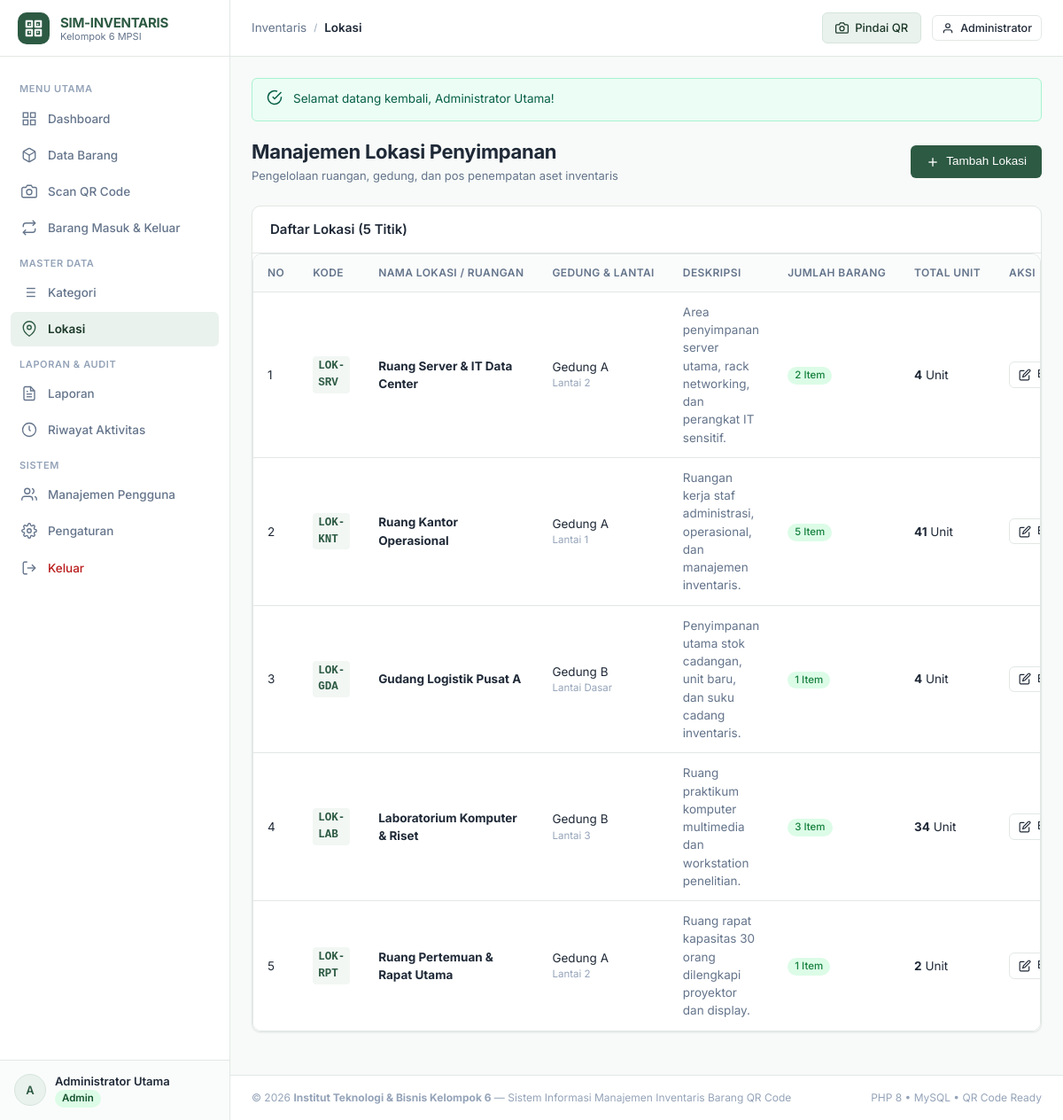
/locations/index.php (signed in), run on the app's committed database.
### tables this page shows
CREATE TABLE `locations` (
  `id` INT AUTO_INCREMENT PRIMARY KEY,
  `code` VARCHAR(20) NOT NULL UNIQUE,
  `name` VARCHAR(100) NOT NULL,
  `building` VARCHAR(100) NULL,
  `floor` VARCHAR(50) NULL,
  `description` TEXT NULL,
  `created_at` TIMESTAMP DEFAULT CURRENT_TIMESTAMP,
  `updated_at` TIMESTAMP DEFAULT CURRENT_TIMESTAMP ON UPDATE CURRENT_TIMESTAMP
);

### config/session.php (called while the page is built, shortened)
<?php
function isLoggedIn(): bool {
    return !empty($_SESSION['user_id']) && !empty($_SESSION['user']);
}
function currentRole(): string {
    return $_SESSION['user']['role_name'] ?? 'guest';
}
function hasRole($roles): bool {
    $roles = is_array($roles) ? $roles : [$roles];
    return in_array(currentRole(), $roles, true);
}
function canEdit(): bool {
    return hasRole(['admin', 'petugas']);
}

### locations/index.php (the view, shortened to what this page needs)
<?php
require_once __DIR__ . '/../config/session.php';
require_once __DIR__ . '/../config/helpers.php';
$pdo = getDbConnection();
$stmt = $pdo->query("
    SELECT l.*, COUNT(i.id) as total_items, COALESCE(SUM(i.quantity), 0) as total_units
    FROM locations l
    LEFT JOIN items i ON l.id = i.location_id
    GROUP BY l.id
    ORDER BY l.id ASC
");
$locations = $stmt->fetchAll();
require_once __DIR__ . '/../includes/header.php';
require_once __DIR__ . '/../includes/sidebar.php';
require_once __DIR__ . '/../includes/navbar.php';
?>
<div class="page-header">
    <div class="page-title">
        <h1>Manajemen Lokasi Penyimpanan</h1>
        <p>Pengelolaan ruangan, gedung, dan pos penempatan aset inventaris</p>
    </div>
    <div class="page-actions">
        <?php if (canEdit()): ?>
            <button type="button" class="btn btn-primary" onclick="openCreateModal()">
                <svg width="16" height="16" viewBox="0 0 24 24" fill="none" stroke="currentColor" stroke-width="2"><line x1="12" y1="5" x2="12" y2="19"></line><line x1="5" y1="12" x2="19" y2="12"></line></svg>
                <span>Tambah Lokasi</span>
            </button>
        <?php endif; ?>
    </div>
</div>
<div class="card">
    <div class="card-header">
        <h2 class="card-title">Daftar Lokasi (<?= count($locations) ?> Titik)</h2>
    </div>
    <div class="table-responsive">
        <table class="table">
            <thead>
                <tr>
                    <th style="width: 50px;">No</th>
                    <th>Kode</th>
                    <th>Nama Lokasi / Ruangan</th>
                    <th>Gedung & Lantai</th>
                    <th>Deskripsi</th>
                    <th>Jumlah Barang</th>
                    <th>Total Unit</th>
                    <?php if (canEdit()): ?>
                        <th style="width: 140px;">Aksi</th>
                    <?php endif; ?>
                </tr>
            </thead>
            <tbody>
                <?php if (empty($locations)): ?>
                    <tr><td colspan="<?= canEdit() ? 8 : 7 ?>" style="text-align: center; color: var(--color-text-subtle); padding: 24px;">Belum ada data lokasi.</td></tr>
                <?php else: ?>
                    <?php foreach ($locations as $index => $loc): ?>
                        <tr>
                            <td><?= $index + 1 ?></td>
                            <td><span class="table-code"><?= e($loc['code']) ?></span></td>
                            <td><strong><?= e($loc['name']) ?></strong></td>
                            <td>
                                <div><?= e($loc['building'] ?: '-') ?></div>
                                <div style="font-size: 11.5px; color: var(--color-text-subtle);"><?= e($loc['floor'] ?: '-') ?></div>
                            </td>
                            <td style="color: var(--color-text-muted); max-width: 250px;"><?= e($loc['description'] ?: '-') ?></td>
                            <td><span class="badge badge-emerald"><?= formatNumber($loc['total_items']) ?> Item</span></td>
                            <td><strong><?= formatNumber($loc['total_units']) ?></strong> Unit</td>
                            <?php if (canEdit()): ?>
                                <td>
                                    <div class="table-actions">
                                        <button type="button" class="btn btn-secondary btn-sm" onclick='openEditModal(<?= json_encode($loc, JSON_HEX_APOS | JSON_HEX_QUOT) ?>)' title="Edit">
                                            <svg width="13" height="13" viewBox="0 0 24 24" fill="none" stroke="currentColor" stroke-width="2"><path d="M11 4H4a2 2 0 0 0-2 2v14a2 2 0 0 0 2 2h14a2 2 0 0 0 2-2v-7"></path><path d="M18.5 2.5a2.121 2.121 0 0 1 3 3L12 15l-4 1 1-4 9.5-9.5z"></path></svg>
                                            <span>Edit</span>
                                        </button>
                                    </div>
                                </td>
                            <?php endif; ?>
                        </tr>
                    <?php endforeach; ?>
                <?php endif; ?>
            </tbody>
        </table>
    </div>
</div>
<?php require_once __DIR__ . '/../includes/footer.php'; ?>

### assets/css/style.css (style rules this page uses)
:root { --color-primary: #2d5a43; --color-primary-hover: #234835; --color-primary-dark: #1b3829; --color-primary-light: #eaf2ed; --color-primary-subtle: #f2f7f4; --color-accent: #3d7a5b; --color-accent-soft: #d5e5dc; --color-bg-app: #f7faf8; --color-bg-card: #ffffff; --color-bg-subtle: #f1f5f3; --color-border: #e2e8e5; --color-border-focus: #2d5a43; --color-text-main: #1f2937; --color-text-muted: #64748b; --color-text-subtle: #94a3b8; --color-success: #1e7e48; --color-success-bg: #e6f4ea; --color-warning: #b45309; --color-warning-bg: #fef3c7; --color-danger: #b91c1c; --color-danger-bg: #fee2e2; --color-info: #1d4ed8; --color-info-bg: #dbeafe; --font-sans: 'Inter', -apple-system, BlinkMacSystemFont, 'Segoe UI', Roboto, Helvetica, Arial, sans-serif; --sidebar-width: 260px; --navbar-height: 64px; --radius-sm: 6px; --radius-md: 10px; --radius-lg: 14px; --radius-full: 9999px; --shadow-sm: 0 1px 2px 0 rgba(0, 0, 0, 0.05); --shadow-md: 0 4px 6px -1px rgba(0, 0, 0, 0.05), 0 2px 4px -2px rgba(0, 0, 0, 0.05); --shadow-lg: 0 10px 15px -3px rgba(0, 0, 0, 0.05), 0 4px 6px -4px rgba(0, 0, 0, 0.05); --shadow-modal: 0 20px 25px -5px rgba(0, 0, 0, 0.1), 0 8px 10px -6px rgba(0, 0, 0, 0.1); --transition-fast: 0.15s ease; --transition-normal: 0.25s ease; }
*, *::before, *::after { box-sizing: border-box; margin: 0; padding: 0; }
body { font-family: var(--font-sans); background-color: var(--color-bg-app); color: var(--color-text-main); line-height: 1.5; font-size: 14px; -webkit-font-smoothing: antialiased; -moz-osx-font-smoothing: grayscale; }
h1, h2, h3, h4, h5, h6 { color: var(--color-text-main); font-weight: 600; line-height: 1.3; }
h1 { font-size: 24px; }
h2 { font-size: 20px; }
p { color: var(--color-text-muted); }
.page-header { display: flex; flex-wrap: wrap; align-items: center; justify-content: space-between; gap: 16px; margin-bottom: 24px; }
.page-title h1 { font-size: 22px; font-weight: 700; letter-spacing: -0.3px; }
.page-title p { font-size: 13px; color: var(--color-text-muted); margin-top: 3px; }
.page-actions { display: flex; align-items: center; gap: 10px; flex-wrap: wrap; }
.card { background: var(--color-bg-card); border: 1px solid var(--color-border); border-radius: var(--radius-md); box-shadow: var(--shadow-sm); margin-bottom: 24px; }
.card-header { padding: 16px 20px; border-bottom: 1px solid var(--color-border); display: flex; align-items: center; justify-content: space-between; gap: 12px; }
.card-title { font-size: 15px; font-weight: 600; color: var(--color-text-main); display: flex; align-items: center; gap: 8px; }
.btn { display: inline-flex; align-items: center; justify-content: center; gap: 7px; padding: 8px 16px; font-size: 13.5px; font-weight: 500; border-radius: var(--radius-sm); border: 1px solid transparent; cursor: pointer; transition: all var(--transition-fast); text-decoration: none; line-height: 1.4; white-space: nowrap; }
.btn svg { width: 16px; height: 16px; flex-shrink: 0; }
.btn-primary { background-color: var(--color-primary); color: #fff; }
.btn-secondary { background-color: var(--color-bg-card); border-color: var(--color-border); color: var(--color-text-main); }
.btn-sm { padding: 5px 10px; font-size: 12.5px; }
.btn-sm svg { width: 14px; height: 14px; }
.table-responsive { width: 100%; overflow-x: auto; border: 1px solid var(--color-border); border-radius: var(--radius-md); background: var(--color-bg-card); }
.table { width: 100%; border-collapse: collapse; text-align: left; font-size: 13.5px; }
.table th { background-color: #fafcfb; color: var(--color-text-muted); font-weight: 600; padding: 12px 16px; border-bottom: 1px solid var(--color-border); font-size: 12px; text-transform: uppercase; letter-spacing: 0.4px; white-space: nowrap; }
.table td { padding: 12px 16px; border-bottom: 1px solid var(--color-border); color: var(--color-text-main); vertical-align: middle; }
.table tbody tr:last-child td { border-bottom: none; }
.table-code { font-family: ui-monospace, SFMono-Regular, Menlo, Monaco, Consolas, monospace; font-size: 12.5px; font-weight: 600; color: var(--color-primary); background: var(--color-primary-subtle); padding: 2px 6px; border-radius: 4px; display: inline-block; }
.table-actions { display: flex; align-items: center; gap: 6px; }
.badge { display: inline-flex; align-items: center; gap: 5px; padding: 3px 8px; border-radius: var(--radius-full); font-size: 11.5px; font-weight: 500; line-height: 1.2; white-space: nowrap; }
.badge-emerald { background: #dcfce7; color: #15803d; }

### data on the page
locations: code "LOK-SRV", name "Ruang Server & IT Data Center", building "Gedung A", floor "Lantai 2", description "Area penyimpanan server utama, rack networking, dan perangkat IT sensitif.", total_items "2", total_units "4"
locations: code "LOK-KNT", name "Ruang Kantor Operasional", building "Gedung A", floor "Lantai 1", description "Ruangan kerja staf administrasi, operasional, dan manajemen inventaris.", total_items "5", total_units "41"
locations: code "LOK-GDA", name "Gudang Logistik Pusat A", building "Gedung B", floor "Lantai Dasar", description "Penyimpanan utama stok cadangan, unit baru, dan suku cadang inventaris.", total_items "1", total_units "4"
locations: code "LOK-LAB", name "Laboratorium Komputer & Riset", building "Gedung B", floor "Lantai 3", description "Ruang praktikum komputer multimedia dan workstation penelitian.", total_items "3", total_units "34"
locations: code "LOK-RPT", name "Ruang Pertemuan & Rapat Utama", building "Gedung A", floor "Lantai 2", description "Ruang rapat kapasitas 30 orang dilengkapi proyektor dan display.", total_items "1", total_units "2"

### other printed values
getSetting('app_name', 'SIM-INVENTARIS') "SIM-INVENTARIS"
substr($user['full_name'] ?? 'U', 0, 1) "A"
$user['full_name'] "Administrator Utama"
$breadcrumbTitle "Lokasi"
explode(' ', $user['full_name'] ?? 'Profil')[0] "Administrator"
$flash['message'] "Selamat datang kembali, Administrator Utama!"
count($locations) "5"
getSetting('institution_name', 'Kelompok 6 MPSI') "Institut Teknologi & Bisnis Kelompok 6"
getSetting('app_title', 'Sistem Informasi Manajemen Inventaris') "Sistem Informasi Manajemen Inventaris Barang QR Code"
